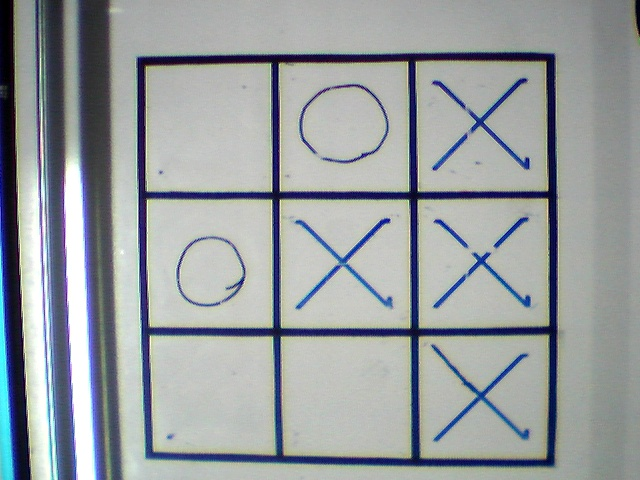
#> input picture Final/1.jpg, 640 x 480 px
$ python PerspectiveCorrection.py   (Python 2 division)   (older library calls are emulated)
#> lines starting #> are read from the running program, lines starting #| are printed output that depends on the picture; after the words box and inside, x2 and y2 are one past the last pixel; in counts of white or black regions, pixels touching at a corner belong together
import numpy as np
import cv2

def rotateImage(image, angle):
    center=tuple(np.array(image.shape[0:2])/2)
    rot_mat = cv2.getRotationMatrix2D(center,angle,1.0)
    return cv2.warpAffine(image, rot_mat, image.shape[0:2],flags=cv2.INTER_LINEAR)


img = cv2.imread('1.jpg')
#> img is the input picture: shape (480, 640, 3); mean B, G, R 159.5, 157.3, 152.1

imgray = cv2.cvtColor(img,cv2.COLOR_BGR2GRAY)
##ret,thresh = cv2.threshold(imgray,70,150,cv2.THRESH_BINARY)
ret,thresh = cv2.threshold(imgray,100,200,cv2.THRESH_BINARY)
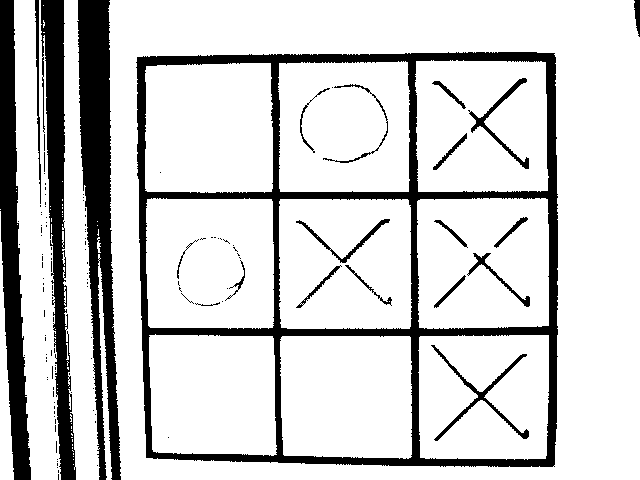
#> thresh: shape (480, 640); values 0 (black) and 200 (white), 82% white; 129 black regions (106 under 20 px)
_,contours, hierarchy = cv2.findContours(thresh,1,2)
#> contours = 296 contours, 248 with area under 20; largest, box (x1, y1, x2, y2) and area: (108, 0, 640, 480) 251852, (135, 51, 559, 468) 171478, (279, 199, 412, 329) 16795, (415, 60, 549, 192) 16736, (417, 198, 549, 329) 16660

areaArray = []
count = 1

for i, c in enumerate(contours):
    area = cv2.contourArea(c)
    areaArray.append(area)
#> this loop made 296 passes
#> area on passes 15, 51: 24, 26
#> after the loop, areaArray = 296 values, max 251852.5 at index 293, min 0 at index 4, mean 2025.9

#first sort the array by area
sorteddata = sorted(zip(areaArray, contours), key=lambda x: x[0], reverse=True)
#> sorteddata = 296 items

#find the nth largest contour [n-1][1], in this case 2
secondlargestcontour = sorteddata[1][1]
#> secondlargestcontour = contour of 419 points, box (x1, y1, x2, y2) (135, 51, 559, 468), area 171478

#draw it
x, y, w, h = cv2.boundingRect(secondlargestcontour)
#> x = 135; y = 51; w = 424; h = 417
#cv2.drawContours(img, secondlargestcontour, -1, (255, 0, 0),20)
#cv2.rectangle(img, (x, y), (x+w, y+h), (0,255,0), 5)

avgDim = (w+h)/2
#> avgDim = 420
pol = cv2.approxPolyDP(secondlargestcontour,0.01*cv2.arcLength(secondlargestcontour,True),True)
#> pol = [[555, 53], [552, 467], [145, 457], [137, 56]]

# [4 lines of commented-out code are left out]

pts_src = np.array([[pol[0][0][0],pol[0][0][1]] ,[pol[1][0][0],pol[1][0][1]],[pol[3][0][0],pol[3][0][1]], [pol[2][0][0],pol[2][0][1]]] )
#> pts_src = [[555, 53], [552, 467], [137, 56], [145, 457]]
pts_dst = np.array([[0, 0],[avgDim, 0],[0, avgDim],[avgDim, avgDim]])
#> pts_dst = [[0, 0], [420, 0], [0, 420], [420, 420]]

# Calculate Homography
h, status = cv2.findHomography(pts_src, pts_dst)
#> h = [[0.00737, 1.03, -58.53], [-1.01, -0.00733, 562], [7.93e-05, -6.71e-05, 1]]; status = [1, 1, 1, 1]

# Warp source image to destination based on homography
im_out = cv2.warpPerspective(img, h, (avgDim,avgDim))
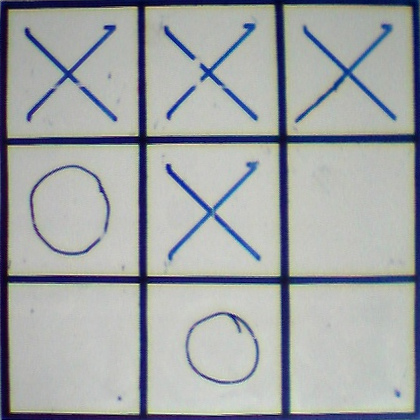
#> im_out: shape (420, 420, 3); mean B, G, R 166.3, 164.9, 161
im_out = rotateImage(im_out,-90)
#> in rotateImage, `return cv2.warpAffine(image, rot_mat, image.shape[0:2],flags=cv2.INTER..`:
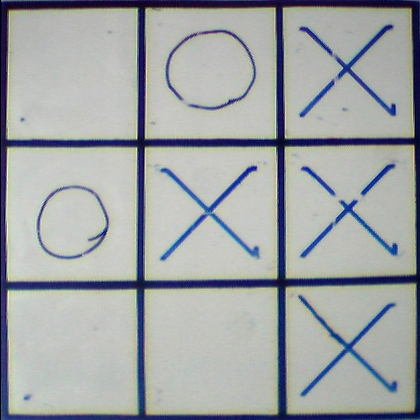
#> returned value: shape (420, 420, 3); mean of channels 0, 1, 2 166.1, 164.8, 160.9; drawn as B, G, R

dst = cv2.resize(im_out,(0,0), fx=1, fy=1)
cv2.imshow("Warped Source Image", dst)

height, width, channels = dst.shape
#> height = 420; width = 420; channels = 3

boundThresh = 10

cell1 = dst[boundThresh:height/3-boundThresh,boundThresh:width/3-boundThresh]
cv2.imshow("Cell 1", cell1)
cv2.imwrite("cell011.jpg",cell1)

cell2 = dst[boundThresh:height/3-boundThresh,width/3+boundThresh:2*width/3-boundThresh]
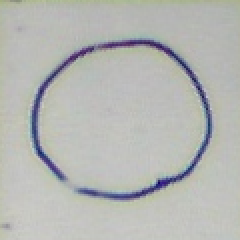
#> cell2: shape (120, 120, 3) (shown 2 times larger); mean B, G, R 179.9, 183.1, 181.4
cv2.imshow("Cell 2", cell2)
cv2.imwrite("cell012.jpg",cell2)

cell3 = dst[boundThresh:height/3-boundThresh,2*width/3+boundThresh:width-boundThresh]
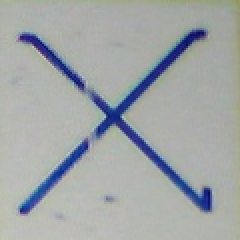
#> cell3: shape (120, 120, 3) (shown 2 times larger); mean B, G, R 167.6, 166.4, 161.8
cv2.imshow("Cell 3", cell3)
cv2.imwrite("cell013.jpg",cell3)

cell4 = dst[height/3+boundThresh:2*height/3-boundThresh,boundThresh:width/3-boundThresh]
cv2.imshow("Cell 4", cell4)
cv2.imwrite("cell014.jpg",cell4)

cell5 = dst[height/3+boundThresh:2*height/3-boundThresh,width/3+boundThresh:2*width/3-boundThresh]
cv2.imshow("Cell 5", cell5)
cv2.imwrite("cell015.jpg",cell5)

cell6 = dst[height/3+boundThresh:2*height/3-boundThresh,2*width/3+boundThresh:width-boundThresh]
cv2.imshow("Cell 6", cell6)
cv2.imwrite("cell016.jpg",cell6)

cell7 = dst[2*height/3+boundThresh:height-boundThresh,boundThresh:width/3-boundThresh]
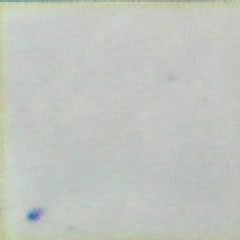
#> cell7: shape (120, 120, 3) (shown 2 times larger); mean B, G, R 190.9, 197.3, 193.2
cv2.imshow("Cell 7", cell7)
cv2.imwrite("cell017.jpg",cell7)


cell8 = dst[2*height/3+boundThresh:height-boundThresh,width/3+boundThresh:2*width/3-boundThresh]
cv2.imshow("Cell 8", cell8)
cv2.imwrite("cell018.jpg",cell8)


cell9 = dst[2*height/3+boundThresh:height-boundThresh,2*width/3+boundThresh:width-boundThresh]
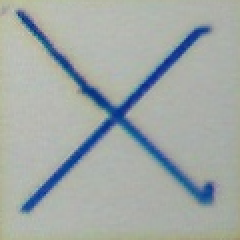
#> cell9: shape (120, 120, 3) (shown 2 times larger); mean B, G, R 167, 169.1, 161.7
cv2.imshow("Cell 9", cell9)
cv2.imwrite("cell019.jpg",cell9)

##cv2.namedWindow('img',cv2.WINDOW_NORMAL)
##cv2.resizeWindow('img', 600,600)
##cv2.imshow('img',img)

cv2.waitKey(0)
cv2.destroyAllWindows()

$ run again, with Final/Template_Matching_Original_Image.jpg copied over Final/1.jpg
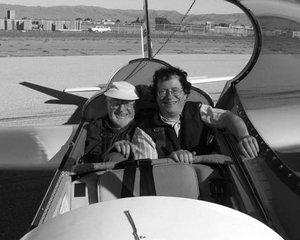
#> input picture Final/Template_Matching_Original_Image.jpg, 300 x 240 px
#> img is the input picture: shape (240, 300, 3); min 0, max 255, mean 118.1
#> `ret,thresh = cv2.threshold(imgray,100,200,cv2.THRESH_BINARY)`:
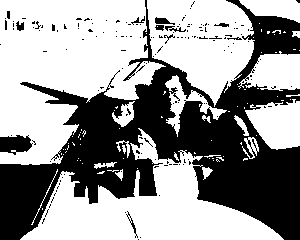
#> thresh: shape (240, 300); values 0 (black) and 200 (white), 60% white; 160 black regions (148 under 20 px)
#> contours = 337 contours, 301 with area under 20; largest, box (x1, y1, x2, y2) and area: (0, 0, 166, 165) 17388, (20, 128, 284, 240) 11402, (147, 0, 255, 107) 7509, (245, 99, 300, 150) 1870, (238, 51, 300, 91) 1590
#> the loop `for i, c in enumerate(contours):` made 337 passes
#> area on passes 8, 42, 45: 48, 32.5, 59.5
#> after the loop `for i, c in enumerate(contours):`: areaArray = 337 values, max 17388 at index 336, min 0 at index 20, mean 130.7
#> sorteddata = 337 items
#> secondlargestcontour = contour of 363 points, box (x1, y1, x2, y2) (20, 128, 284, 240), area 11402
#> `x, y, w, h = cv2.boundingRect(secondlargestcontour)`: x = 20; y = 128; w = 264; h = 112
#> avgDim = 188
#> pol = contour of 15 points, box (x1, y1, x2, y2) (20, 128, 284, 240), area 11350
#> pts_src = [[20, 239], [283, 239], [202, 156], [198, 200]]
#> pts_dst = [[0, 0], [188, 0], [0, 188], [188, 188]]
#> `h, status = cv2.findHomography(pts_src, pts_dst)`: h = [[-2.49, -5.47, 1357.3], [2.77e-15, 5.92, -1413.9], [-0.0394, 0.0279, 1]]; status = [1, 1, 1, 1]
#> cell3: shape (42, 43, 3); every value is 0
#> `cell9 = dst[2*height/3+boundThresh:height-boundThresh,2*width/3+boundT..`:
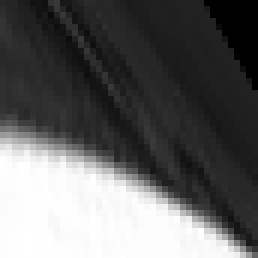
#> cell9: shape (43, 43, 3) (shown 6 times larger); min 0, max 255, mean 97
